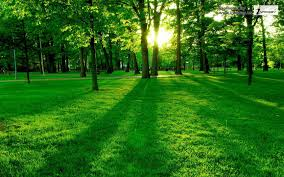
%> input picture Corner Matching Using bidirectional normalized cross correlation/trees.jpg, 284 x 177 px
$ octave maincode.m   (GNU Octave 9; MATLAB toolbox functions it lacks are replaced by stand-ins)
%> lines starting %> are read from the running program, lines starting %| are printed output that depends on the picture
### Corner Matching Using bidirectional normalized cross correlation/imagesmooth.m
function [ image ] = imagesmooth( image, S )
halfwidth = 3*S;
[xx,yy] = meshgrid(-halfwidth:halfwidth, -halfwidth:halfwidth);
gau = exp(-1/(2*S^2) * (xx.^2 + yy.^2));
size(gau);

image = conv2(image, gau); %Smoothed Image


end

### Corner Matching Using bidirectional normalized cross correlation/detectHarrisCorners.m


function [corners, R] = detectHarrisCorners(image, S, N ,D, M)

%Step1 start
img = imagesmooth(image,S);
%img = image;
%Step1 End
%%%%%%%%%%%%%%%%%%%%%%%%%%%%%%%%%%%%%%%%%%%%%%%%%%%%%%%%%%%%%%%%%%%%%%%%%%%%%%%%%%%%%%%%%%%%%%%%%%%%%%%%%%%%%%%%%%%%
%Step2 Start
dx = [-1 0 1; -1 0 1; -1 0 1];
    dy = dx';

    % Image derivatives
    Ix = conv2(img, dx, 'same');
    Iy = conv2(img, dy, 'same');

%Gx = conv2((conv2(image,a)),b);
%Gy = conv2((conv2(image,c)),d);
g = fspecial('gaussian', N, S);
%Step2 End
%%%%%%%%%%%%%%%%%%%%%%%%%%%%%%%%%%%%%%%%%%%%%%%%%%%%%%%%%%%%%%%%%%%%%%%%%%%%%%%%%%%%%%%%%%%%%%%%%%%%%%%%%%%%%%%%%%%%
%Step3a Start
Ix2 = Ix.^2;
Iy2 = Iy.^2;
Ixy = Ix.*Iy;
%Step 3a End
%%%%%%%%%%%%%%%%%%%%%%%%%%%%
%Step3b Start

 Sx2 = conv2(Ix2, g, 'same');
 Sy2 = conv2(Iy2, g, 'same');
Sxy = conv2(Ixy, g, 'same');

%Step 3b End
%%%%%%%%%%%%%%%%%%%%%%%%%%%%%
%Step 3c Start
% We dont find H value matrix for every pixel. We just define it during R
% calculation.

%Step 3C End
%%%%%%%%%%%%%%%%%%%%%%%%%%%%%%%%%
%Step 3d Start
R = zeros(size(Sx2));
K = 0.05;
for i=1:size(Sx2,1)
    for j=1:size(Sx2,2)
        H = [ Sx2(i,j) Sxy(i,j); Sxy(i,j) Sy2(i,j)] ;
        R(i,j) = det(H) - K*(trace(H).^2);
    end
end
%Step 3d end
%%%%%%%%%%%%%%%%%%%%%%%%%%%%%%%%%%%%%%%%%%%%%%%%%%%%%%%%%%%%%%%%%%%%%%%%%%%%
%Step 4 Start
% Time  to find Max points from R matrix
% Find the max value pixel coordinates and mark it and zero that point and
% its neighbours. then find the max value coordinates again. repeat the
% process until we find the M values.
%imshow(R,[]);

corners = maxvalues(R,D,M);

%disp(size(find(tempR~=0)));
%figure(7); imshow(R,[]);
%figure(8); imshow(corners,[]);
%figure(9), imagesc(img1), axis image, colormap(gray), hold on

%return the marked image as corners.


%Step 4 End
%END
%%%%%%%%%%%%%%%%%%%%%%%%%%%%%%%%%%%%%%%%%%%%%%%%%%%%%%%%%%%%%%%%%%%


end

### Corner Matching Using bidirectional normalized cross correlation/maxvalues.m
function [ corners ] = maxvalues( R,D,M )

corners = zeros(size(R));
for i=1:M
[num, idx] = max(R(:));
[x, y] = ind2sub(size(R),idx);
%%%%%%%%%%%%
corners(x,y) = 1;

R = erase(R,x,y,D);
end
end

### Corner Matching Using bidirectional normalized cross correlation/trim.m
function [ corners ] = trim( corners )

corners(1,:)=0;
corners(:,1)=0;
corners(2,:)=0;
corners(:,2)=0;
[x,y] = size(corners);

corners(x,:)=0;
corners(:,y)=0;
corners(x-1,:)=0;
corners(:,y-1)=0;

end

### Corner Matching Using bidirectional normalized cross correlation/markcorners.m
function [matrix ] = markcorners( R,im )

count = sum(sum(R));

matrix = zeros(count,4);
index=1;
for i=1:size(R,1)
    for j=1:size(R,2)
        if R(i,j)==1
            matrix(index,1)= j;
            matrix(index,2)= i;
            matrix(index,3)= find_weight(im,i,j);
            index=index+1;
        end
    end
end


end

### Corner Matching Using bidirectional normalized cross correlation/compareweights.m
function [MatchPointsInI1, MatchPointsInI2  ] = compareweights( weightmatrix1,weightmatrix2 )

for i=1:size(weightmatrix1,1)
    weight = weightmatrix1(i,3);
    diff = 255;

    for j=1:size(weightmatrix2,1)
        weight2 = weightmatrix2(j,3);
           if abs(weight-weight2) < diff
               diff = abs(weight-weight2);
               index = j;
           end
    end
    weightmatrix1(i,4) = index;
end


for i=1:size(weightmatrix2,1)
    weight = weightmatrix2(i,3);
    diff = 255;

    for j=1:size(weightmatrix1,1)
        weight2 = weightmatrix1(j,3);
           if abs(weight-weight2) < diff
               diff = abs(weight-weight2);
               index = j;
           end
    end
    weightmatrix2(i,4) = index;
end
MatchPointsInI1 = zeros(50,2);
MatchPointsInI2 = zeros(50,2);
counter = 1;
for k=1:size(weightmatrix1,1)
    PixelPreference = weightmatrix1(k,4);

    if weightmatrix2(PixelPreference,4) == k
    if abs(weightmatrix1(k,2) - weightmatrix2(PixelPreference,2)) <10
    MatchPointsInI1(counter,1) = weightmatrix1(k,1);
    MatchPointsInI1(counter,2) = weightmatrix1(k,2);
    MatchPointsInI2(counter,1) = weightmatrix2(PixelPreference,1);
    MatchPointsInI2(counter,2) = weightmatrix2(PixelPreference,2);
    counter = counter+1;
    end
    end
end
MatchPointsInI1 = MatchPointsInI1(1:counter-1,:);
MatchPointsInI2 = MatchPointsInI2(1:counter-1,:);


display(counter);


end

### Corner Matching Using bidirectional normalized cross correlation/erase.m
function [ R ] = erase( R,x,y,D )

for i=x-D:x+D
    for j=y-D:y+D
        if(i>0 && j>0)
        R(i,j) = -inf;
        end
    end
end


end

### Corner Matching Using bidirectional normalized cross correlation/maincode.m
clc;

close all;

%image = imread('checkboard.jpg'); %This is a color image
%image = imread('rolla.jpg');
%image = imread('brickwall.jpg');
im = imread('trees.jpg');
%> im is the input picture: size 177x284x3 uint8; mean R, G, B 44.3, 109.8, 24.2
im = rgb2gray(im);
%> im: size 177x284 uint8
im1 = im(:,1:(size(im,2)/2)+90);
im2 = im(:,(size(im,2)/2)-90:size(im,2));
%im1 = imread('roll.jpg');
%im2 = imread('22.jpg');
im1_temp = im1;
im2_temp = im2;
% [5 lines of commented-out code are left out]


im1 = double((im1));
%> im1: size 177x232 double
im2 = double((im2));
%> im2: size 177x233 double
S=1;
N = 7;
D = 10;
M = 50;

[corners1, R1] = detectHarrisCorners(im1, S, N ,D, M);
%> after the loop in detectHarrisCorners, `for i=1:size(Sx2,1)`:
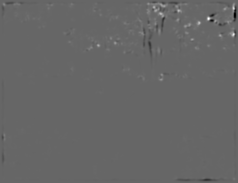
%> R: size 183x238 double; min -5.15e+11, max 7.64e+11, mean 1.59e+09; drawn with min black and max white
%> the loop in maxvalues, `for i=1:M` made 50 passes
%> (num, idx, x, y) on passes 1 to 12: (7.64e+11, 38083, 19, 209), (6.56e+11, 42674, 35, 234), (5.62e+11, 42648, 9, 234), (4.26e+11, 32585, 11, 179), (4.2e+11, 29294, 14, 161), (3.42e+11, 17980, 46, 99), (2.83e+11, 40296, 36, 221), (2.58e+11, 35176, 40, 193), (2.32e+11, 21089, 44, 116), (2.26e+11, 34612, 25, 190), (2.21e+11, 29543, 80, 162), (1.92e+11, 27088, 4, 149)
%> after the loop in maxvalues, `for i=1:M`:
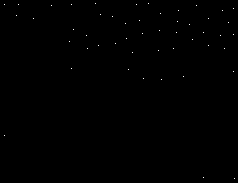
%> corners: size 183x238 double; values 0 (black) and 1 (white), 0.11% white in thin lines or dots
[corners2, R2] = detectHarrisCorners(im2, S, N ,D, M);
%> call 2 of detectHarrisCorners, with S = 1, N = 7, D = 10, M = 50
%> in detectHarrisCorners (call 2), `Ixy = Ix.*Iy;`:
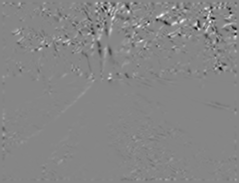
%> Ixy: size 183x239 double; min -1928019.9, max 1727785, mean 229; drawn with min black and max white
%> after the loop in detectHarrisCorners (call 2), `for i=1:size(Sx2,1)`:
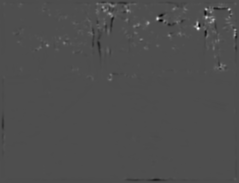
%> R: size 183x239 double; min -4.38e+11, max 9.94e+11, mean 3072821998; drawn with min black and max white
%> call 2 of maxvalues, with D = 10, M = 50
%> the loop in maxvalues (call 2), `for i=1:M` made 50 passes
%> (num, idx, x, y) on passes 1 to 12: (9.94e+11, 36263, 29, 199), (7.64e+11, 28750, 19, 158), (7.21e+11, 37716, 18, 207), (6.29e+11, 41917, 10, 230), (4.26e+11, 23252, 11, 128), (4.2e+11, 19961, 14, 110), (4.15e+11, 42858, 36, 235), (3.42e+11, 8647, 46, 48), (2.83e+11, 30963, 36, 170), (2.58e+11, 25843, 40, 142), (2.34e+11, 40508, 65, 222), (2.32e+11, 11756, 44, 65)
%> after the loop in maxvalues (call 2), `for i=1:M`:
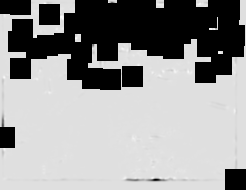
%> R: size 190x246 double; 32.83% of the values are NaN or infinite; the others: min -2.61e+11, max 3.64e+10, mean -502060869.6; drawn with min black, max white, NaN and infinite black
%> after the loop in maxvalues (call 2), `for i=1:M`:
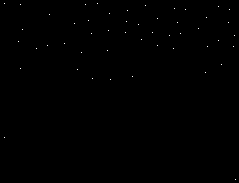
%> corners: size 183x239 double; values 0 (black) and 1 (white), 0.11% white in thin lines or dots

corners1 = trim(corners1);
corners2 = trim(corners2);
%figure(1);imshow(R1,[]);% showing the R matrix as a bit image
%figure(2);imshow(R2,[]);

weightmatrix1 = markcorners(corners1,im1);
%> in markcorners, `count = sum(sum(R));`: count = 50
%> after the loop in markcorners, `for i=1:size(R,1)`: index = 51; matrix = 50 rows, first 8: [96 4 34 0; 149 4 239 0; 5 5 214 0; 19 5 126 0; 72 5 84 0; 137 5 98 0; 52 6 0 0; 197 6 206 0]
%> weightmatrix1 has the same summary as matrix in markcorners
weightmatrix2 = markcorners(corners2,im2);
%> after the loop in markcorners (call 2), `for i=1:size(R,1)`: matrix = 50 rows, first 8: [5 4 148 0; 98 4 239 0; 21 5 84 0; 86 5 98 0; 146 6 206 0; 219 7 124 0; 175 9 223 0; 186 10 3 0]
%> weightmatrix2 has the same summary as matrix in markcorners

%now campare each weights
[pointsinI1,pointsinI2]=compareweights(weightmatrix1, weightmatrix2);
%> the loop in compareweights, `for i=1:size(weightmatrix1,1)` made 50 passes
%> weight on passes 1 to 12: 34, 239, 214, 126, 84, 98, 0, 206, -100, 134, 122, 159
%> after the loop in compareweights, `for i=1:size(weightmatrix1,1)`: index = 29; weightmatrix1 = 50 rows, first 8: [96 4 34 33; 149 4 239 2; 5 5 214 39; 19 5 126 6; 72 5 84 3; 137 5 98 4; 52 6 0 12; 197 6 206 5]
%> the loop in compareweights, `for i=1:size(weightmatrix2,1)` made 50 passes
%> weight on passes 1 to 12: 148, 239, 84, 98, 206, 124, 223, 3, 57, 134, 159, 0
%> after the loop in compareweights, `for i=1:size(weightmatrix2,1)`: index = 9; weightmatrix2 = 50 rows, first 8: [5 4 148 12; 98 4 239 2; 21 5 84 5; 86 5 98 6; 146 6 206 8; 219 7 124 46; 175 9 223 3; 186 10 3 7]
%> the loop in compareweights, `for k=1:size(weightmatrix1,1)` made 50 passes
%> PixelPreference on passes 1 to 12: 33, 2, 39, 6, 3, 4, 12, 5, 29, 10, 6, 11
%> after the loop in compareweights, `for k=1:size(weightmatrix1,1)`: MatchPointsInI1 = 50 rows, first 12: [149 4; 72 5; 137 5; 52 6; 197 6; 179 11; 161 14; 209 19; 140 21; 178 22; 229 23; 126 24]; MatchPointsInI2 = 50 rows, first 12: [98 4; 21 5; 86 5; 50 15; 146 6; 128 11; 110 14; 158 19; 89 21; 127 22; 178 23; 75 24]
%> in compareweights, `MatchPointsInI1 = MatchPointsInI1(1:counter-1,:);`: MatchPointsInI1 = 27 rows, first 12: [149 4; 72 5; 137 5; 52 6; 197 6; 179 11; 161 14; 209 19; 140 21; 178 22; 229 23; 126 24]
%> in compareweights, `MatchPointsInI2 = MatchPointsInI2(1:counter-1,:);`: MatchPointsInI2 = 27 rows, first 12: [98 4; 21 5; 86 5; 50 15; 146 6; 128 11; 110 14; 158 19; 89 21; 127 22; 178 23; 75 24]
%| counter = 28
%> pointsinI1 has the same summary as MatchPointsInI1 in compareweights; pointsinI2 has the same summary as MatchPointsInI2 in compareweights


figure; ax = axes;
showMatchedFeatures(im1_temp,im2_temp, pointsinI1, pointsinI2,'montage','Parent',ax);
title(ax, 'Candidate point matches');
legend(ax, 'Matched points 1','Matched points 2');
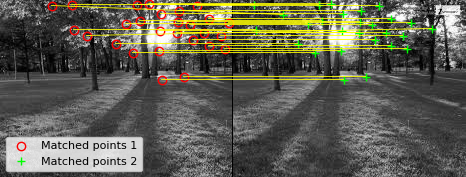
%> figure redrawn from the program's plot data; its title reads 'Candidate point matches'
% [12 lines of commented-out code are left out]
